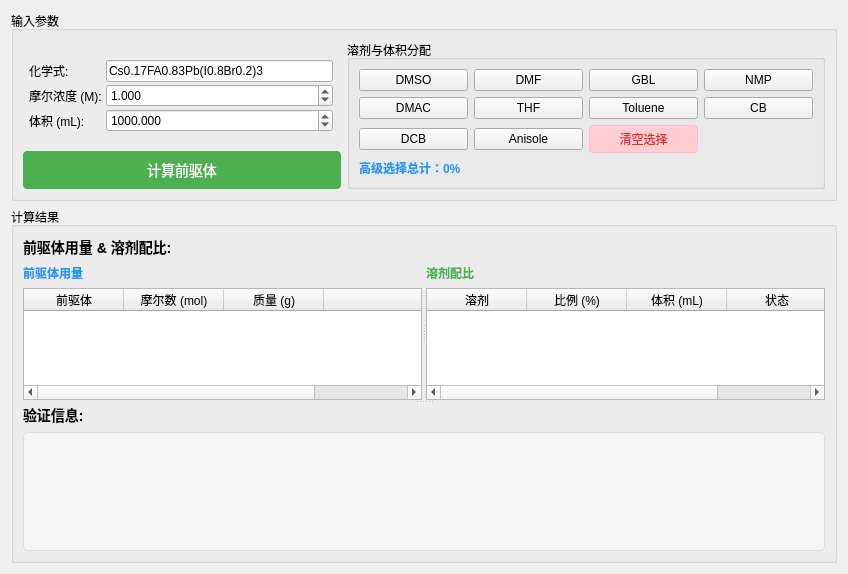
<?xml version="1.0" encoding="UTF-8"?>
<ui version="4.0">
 <class>RecipeAnalyzer</class>
 <widget class="QWidget" name="RecipeAnalyzer">
  <property name="geometry">
   <rect>
    <x>0</x>
    <y>0</y>
    <width>848</width>
    <height>574</height>
   </rect>
  </property>
  <property name="windowTitle">
   <string>Form</string>
  </property>
  <property name="windowIcon">
   <iconset resource="../picture.qrc">
    <normaloff>:/main/pic/logo2.png</normaloff>:/main/pic/logo2.png</iconset>
  </property>
  <layout class="QGridLayout" name="gridLayout_3">
   <item row="0" column="0">
    <layout class="QVBoxLayout" name="verticalLayout_3">
     <item>
      <widget class="QGroupBox" name="groupBox_input">
       <property name="title">
        <string>输入参数</string>
       </property>
       <layout class="QHBoxLayout" name="horizontalLayout" stretch="2,3">
        <item>
         <layout class="QVBoxLayout" name="verticalLayout_5">
          <item>
           <layout class="QFormLayout" name="formLayout">
            <property name="horizontalSpacing">
             <number>4</number>
            </property>
            <property name="verticalSpacing">
             <number>2</number>
            </property>
            <property name="leftMargin">
             <number>6</number>
            </property>
            <property name="topMargin">
             <number>20</number>
            </property>
            <property name="rightMargin">
             <number>8</number>
            </property>
            <property name="bottomMargin">
             <number>0</number>
            </property>
            <item row="0" column="0">
             <widget class="QLabel" name="label_formula">
              <property name="text">
               <string>化学式:</string>
              </property>
             </widget>
            </item>
            <item row="0" column="1">
             <widget class="QLineEdit" name="lineEdit_formula">
              <property name="text">
               <string>Cs0.17FA0.83Pb(I0.8Br0.2)3</string>
              </property>
              <property name="placeholderText">
               <string>例如: Cs0.17FA0.83Pb(I0.8Br0.2)3</string>
              </property>
             </widget>
            </item>
            <item row="1" column="0">
             <widget class="QLabel" name="label_molarity">
              <property name="text">
               <string>摩尔浓度 (M):</string>
              </property>
             </widget>
            </item>
            <item row="1" column="1">
             <widget class="QDoubleSpinBox" name="doubleSpinBox_molarity">
              <property name="decimals">
               <number>3</number>
              </property>
              <property name="minimum">
               <double>0.000000000000000</double>
              </property>
              <property name="maximum">
               <double>10.000000000000000</double>
              </property>
              <property name="singleStep">
               <double>0.100000000000000</double>
              </property>
              <property name="value">
               <double>1.000000000000000</double>
              </property>
             </widget>
            </item>
            <item row="2" column="0">
             <widget class="QLabel" name="label_volume">
              <property name="text">
               <string>体积 (mL):</string>
              </property>
             </widget>
            </item>
            <item row="2" column="1">
             <widget class="QDoubleSpinBox" name="doubleSpinBox_volume">
              <property name="decimals">
               <number>3</number>
              </property>
              <property name="minimum">
               <double>0.000000000000000</double>
              </property>
              <property name="maximum">
               <double>10000.000000000000000</double>
              </property>
              <property name="singleStep">
               <double>0.100000000000000</double>
              </property>
              <property name="value">
               <double>1000.000000000000000</double>
              </property>
             </widget>
            </item>
           </layout>
          </item>
          <item>
           <widget class="QPushButton" name="pushButton_calculate">
            <property name="styleSheet">
             <string>QPushButton {
    background-color: #4CAF50;
    color: white;
    border: none;
    padding: 8px 16px;
    font-size: 14px;
    border-radius: 4px;
}
QPushButton:hover {
    background-color: #45a049;
}
QPushButton:pressed {
    background-color: #3d8b40;
}</string>
            </property>
            <property name="text">
             <string>计算前驱体</string>
            </property>
           </widget>
          </item>
         </layout>
        </item>
        <item>
         <widget class="QGroupBox" name="groupBox_solvent_select">
          <property name="title">
           <string>溶剂与体积分配</string>
          </property>
          <layout class="QVBoxLayout" name="verticalLayout_4">
           <item>
            <layout class="QGridLayout" name="gridLayout_2">
             <item row="0" column="0">
              <widget class="QPushButton" name="pushButton_DMSO">
               <property name="text">
                <string>DMSO</string>
               </property>
               <property name="checkable">
                <bool>true</bool>
               </property>
              </widget>
             </item>
             <item row="0" column="1">
              <widget class="QPushButton" name="pushButton_DMF">
               <property name="text">
                <string>DMF</string>
               </property>
               <property name="checkable">
                <bool>true</bool>
               </property>
              </widget>
             </item>
             <item row="0" column="2">
              <widget class="QPushButton" name="pushButton_GBL">
               <property name="text">
                <string>GBL</string>
               </property>
               <property name="checkable">
                <bool>true</bool>
               </property>
              </widget>
             </item>
             <item row="0" column="3">
              <widget class="QPushButton" name="pushButton_NMP">
               <property name="text">
                <string>NMP</string>
               </property>
               <property name="checkable">
                <bool>true</bool>
               </property>
              </widget>
             </item>
             <item row="1" column="0">
              <widget class="QPushButton" name="pushButton_DMAC">
               <property name="text">
                <string>DMAC</string>
               </property>
               <property name="checkable">
                <bool>true</bool>
               </property>
              </widget>
             </item>
             <item row="1" column="1">
              <widget class="QPushButton" name="pushButton_THF">
               <property name="text">
                <string>THF</string>
               </property>
               <property name="checkable">
                <bool>true</bool>
               </property>
              </widget>
             </item>
             <item row="1" column="2">
              <widget class="QPushButton" name="pushButton_Toluene">
               <property name="text">
                <string>Toluene</string>
               </property>
               <property name="checkable">
                <bool>true</bool>
               </property>
              </widget>
             </item>
             <item row="1" column="3">
              <widget class="QPushButton" name="pushButton_CB">
               <property name="text">
                <string>CB</string>
               </property>
               <property name="checkable">
                <bool>true</bool>
               </property>
              </widget>
             </item>
             <item row="2" column="0">
              <widget class="QPushButton" name="pushButton_DCB">
               <property name="text">
                <string>DCB</string>
               </property>
               <property name="checkable">
                <bool>true</bool>
               </property>
              </widget>
             </item>
             <item row="2" column="1">
              <widget class="QPushButton" name="pushButton_Anisole">
               <property name="text">
                <string>Anisole</string>
               </property>
               <property name="checkable">
                <bool>true</bool>
               </property>
              </widget>
             </item>
             <item row="2" column="2">
              <widget class="QPushButton" name="pushButton_clear_all">
               <property name="styleSheet">
                <string>QPushButton { 
    background-color: #ffcdd2; 
    color: #d32f2f; 
    border: 1px solid #f8bbd9; 
    border-radius: 4px; 
    padding: 4px 8px; 
} 
QPushButton:hover { 
    background-color: #f44336; 
    color: white; 
} 
QPushButton:pressed { 
    background-color: #d32f2f; 
}</string>
               </property>
               <property name="text">
                <string>清空选择</string>
               </property>
              </widget>
             </item>
            </layout>
           </item>
           <item>
            <widget class="QLabel" name="label_advanced_total">
             <property name="styleSheet">
              <string>font-weight: bold; color: #2196F3;</string>
             </property>
             <property name="text">
              <string>高级选择总计：0%</string>
             </property>
            </widget>
           </item>
          </layout>
         </widget>
        </item>
       </layout>
      </widget>
     </item>
     <item>
      <widget class="QGroupBox" name="groupBox_results">
       <property name="title">
        <string>计算结果</string>
       </property>
       <layout class="QGridLayout" name="gridLayout">
        <item row="0" column="0">
         <widget class="QSplitter" name="splitter">
          <property name="orientation">
           <enum>Qt::Orientation::Vertical</enum>
          </property>
          <widget class="QWidget" name="widget_tables">
           <layout class="QVBoxLayout" name="verticalLayout">
            <item>
             <widget class="QLabel" name="label_tables_title">
              <property name="styleSheet">
               <string>font-weight: bold; font-size: 14px;</string>
              </property>
              <property name="text">
               <string>前驱体用量 &amp; 溶剂配比:</string>
              </property>
             </widget>
            </item>
            <item>
             <widget class="QSplitter" name="splitter_tables">
              <property name="orientation">
               <enum>Qt::Orientation::Horizontal</enum>
              </property>
              <widget class="QWidget" name="widget_precursors">
               <layout class="QVBoxLayout" name="verticalLayout_precursors">
                <item>
                 <widget class="QLabel" name="label_precursors_subtitle">
                  <property name="styleSheet">
                   <string>font-weight: bold; color: #2196F3;</string>
                  </property>
                  <property name="text">
                   <string>前驱体用量</string>
                  </property>
                 </widget>
                </item>
                <item>
                 <widget class="QTableWidget" name="tableWidget_precursors">
                  <property name="alternatingRowColors">
                   <bool>true</bool>
                  </property>
                  <property name="selectionBehavior">
                   <enum>QAbstractItemView::SelectionBehavior::SelectRows</enum>
                  </property>
                  <property name="sortingEnabled">
                   <bool>true</bool>
                  </property>
                  <column>
                   <property name="text">
                    <string>前驱体</string>
                   </property>
                  </column>
                  <column>
                   <property name="text">
                    <string>摩尔数 (mol)</string>
                   </property>
                  </column>
                  <column>
                   <property name="text">
                    <string>质量 (g)</string>
                   </property>
                  </column>
                  <column>
                   <property name="text">
                    <string/>
                   </property>
                  </column>
                 </widget>
                </item>
               </layout>
              </widget>
              <widget class="QWidget" name="widget_solvents">
               <layout class="QVBoxLayout" name="verticalLayout_solvents">
                <item>
                 <widget class="QLabel" name="label_solvents_subtitle">
                  <property name="styleSheet">
                   <string>font-weight: bold; color: #4CAF50;</string>
                  </property>
                  <property name="text">
                   <string>溶剂配比</string>
                  </property>
                 </widget>
                </item>
                <item>
                 <widget class="QTableWidget" name="tableWidget_solvents">
                  <property name="alternatingRowColors">
                   <bool>true</bool>
                  </property>
                  <property name="selectionBehavior">
                   <enum>QAbstractItemView::SelectionBehavior::SelectRows</enum>
                  </property>
                  <property name="sortingEnabled">
                   <bool>false</bool>
                  </property>
                  <column>
                   <property name="text">
                    <string>溶剂</string>
                   </property>
                  </column>
                  <column>
                   <property name="text">
                    <string>比例 (%)</string>
                   </property>
                  </column>
                  <column>
                   <property name="text">
                    <string>体积 (mL)</string>
                   </property>
                  </column>
                  <column>
                   <property name="text">
                    <string>状态</string>
                   </property>
                  </column>
                 </widget>
                </item>
               </layout>
              </widget>
             </widget>
            </item>
           </layout>
          </widget>
          <widget class="QWidget" name="widget_validation">
           <layout class="QVBoxLayout" name="verticalLayout_2">
            <item>
             <widget class="QLabel" name="label_validation_title">
              <property name="styleSheet">
               <string>font-weight: bold; font-size: 14px;</string>
              </property>
              <property name="text">
               <string>验证信息:</string>
              </property>
             </widget>
            </item>
            <item>
             <widget class="QTextEdit" name="textEdit_validation">
              <property name="styleSheet">
               <string>QTextEdit {
    background-color: #f5f5f5;
    border: 1px solid #ddd;
    border-radius: 4px;
    padding: 8px;
    font-family: 'Courier New', monospace;
}</string>
              </property>
              <property name="readOnly">
               <bool>true</bool>
              </property>
             </widget>
            </item>
           </layout>
          </widget>
         </widget>
        </item>
       </layout>
      </widget>
     </item>
    </layout>
   </item>
  </layout>
 </widget>
 <resources>
  <include location="../picture.qrc"/>
 </resources>
 <connections/>
</ui>
